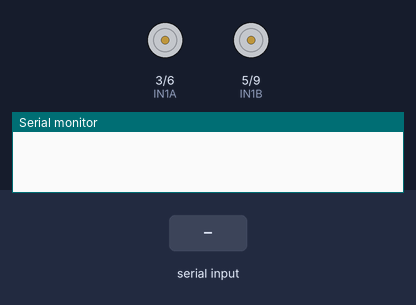
Simulated run of this sketch. Board: Arduino Uno, built with avr-gcc and run on an emulated ATmega328P. Shown: motor-driver pin pairs drawn as motors (green arrow = first pin HIGH = forward, orange = second pin HIGH = backward, longer = more drive), the last lines printed to the serial monitor. The inputs (shaded band) are chosen by the test bench.

Above: at 1.2 s.
1.3 s: "a" received over Serial
At 1.7 s:
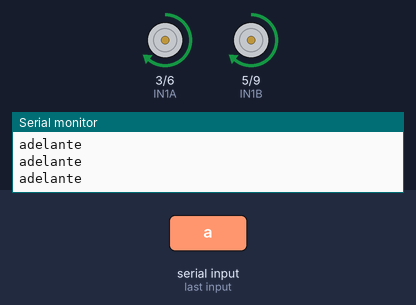
2.8 s: "d" received over the second serial link
At 3.5 s:
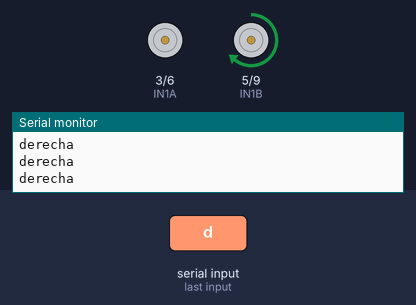
4.3 s: "i" received over Serial
At 4.8 s:
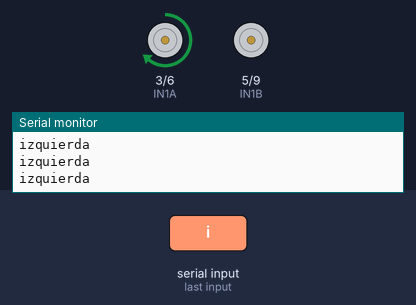
5.8 s: "0" received over the second serial link
At 7.0 s:
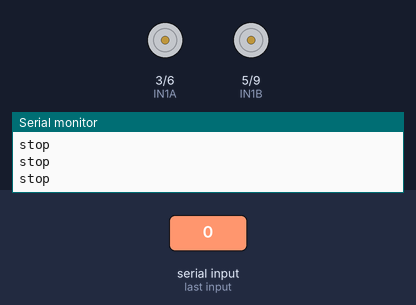
7.3 s: "d" received over Serial
At 8.0 s:
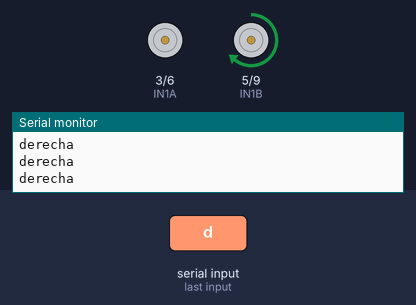
10.3 s: "i" received over the second serial link
At 11.5 s:
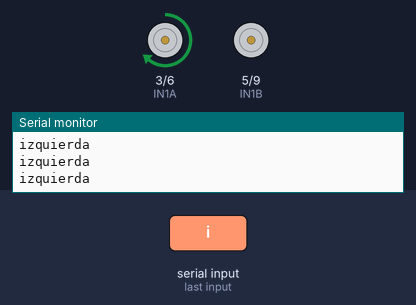
Timing chart, 0 to 12.8 s (numbered marks = the images above; inputs shaded):
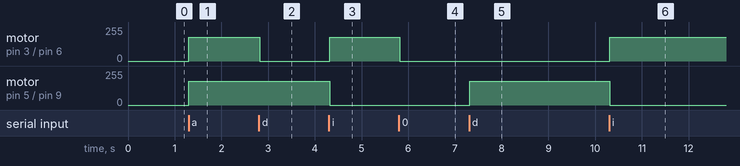

Measured:
- after the input at 1.3 s, motor on pin 3 (IN1A) / pin 6 (IN2A), motor on pin 5 (IN1B) / pin 9 (IN2B): stopped → forward 180/255 at once
- after the input at 2.8 s, motor on pin 3 (IN1A) / pin 6 (IN2A): forward 180/255 → stopped at once
- after the input at 4.3 s, motor on pin 3 (IN1A) / pin 6 (IN2A): stopped → forward 180/255 at once; motor on pin 5 (IN1B) / pin 9 (IN2B): forward 180/255 → stopped at once
- after the input at 5.8 s, motor on pin 3 (IN1A) / pin 6 (IN2A): forward 180/255 → stopped at once
- after the input at 7.3 s, motor on pin 5 (IN1B) / pin 9 (IN2B): stopped → forward 180/255 at once
- after the input at 10.3 s, motor on pin 3 (IN1A) / pin 6 (IN2A): stopped → forward 180/255 at once; motor on pin 5 (IN1B) / pin 9 (IN2B): forward 180/255 → stopped at once

The sketch:

BoteV4.ino
```cpp
#include <SoftwareSerial.h>
SoftwareSerial BT(10,11);

#define IN1A 3
#define IN1B 5
#define IN2A 6
#define IN2B 9

char tecla1;
char tecla2;

int fixed_speed = 180;

void setup() {

  pinMode(IN1A, OUTPUT);
  pinMode(IN1B, OUTPUT);
  pinMode(IN2A, OUTPUT);
  pinMode(IN2B, OUTPUT);

  Serial.begin(9600);
  BT.begin(9600);
}

void loop() {
  if(Serial.available())
  {
    tecla1 = Serial.read();
    tecla2=tecla1;
    Serial.println(tecla1);
  }

  if(BT.available())
  {
    tecla2 = BT.read();
    tecla1=tecla2;
    Serial.println(tecla2);
  }

  if((tecla1 == 'a')||(tecla2 == 'a')) {
  Serial.println("adelante");
  analogWrite(IN1A, fixed_speed);
  analogWrite(IN2A, 0);
  analogWrite(IN1B, fixed_speed);
  analogWrite(IN2B, 0);
  }

  else if((tecla1 == 'd')||(tecla2 == 'd')){
  Serial.println("derecha");
  analogWrite(IN1A, 0);
  analogWrite(IN2A, 0);
  analogWrite(IN1B, fixed_speed);
  analogWrite(IN2B, 0);
  }

  else if((tecla1 == 'i')||(tecla2 == 'i')){
  Serial.println("izquierda");
  analogWrite(IN1A, fixed_speed);
  analogWrite(IN2A, 0);
  analogWrite(IN1B, 0);
  analogWrite(IN2B, 0);
  }

  else if ((tecla1 =='0') || (tecla2 == '0')) {
  Serial.println("stop");
  analogWrite(IN1A, 0);
  analogWrite(IN1B, 0);
  analogWrite(IN2A, 0);
  analogWrite(IN2B, 0);
  }
  else if ((tecla1 =='+') || (tecla2 == '+')) {
  fixed_speed = fixed_speed + 10;
  Serial.println("fixed_speed");
    if (fixed_speed >= 255)
    {
      fixed_speed = 255;
    }
  }
  else if ((tecla1 =='-') || (tecla2 == '-')) {
  fixed_speed = fixed_speed - 10;
  Serial.println("fixed_speed");
    if (fixed_speed <= 0)
    {
      fixed_speed = 0;
    }
  }
}
```
